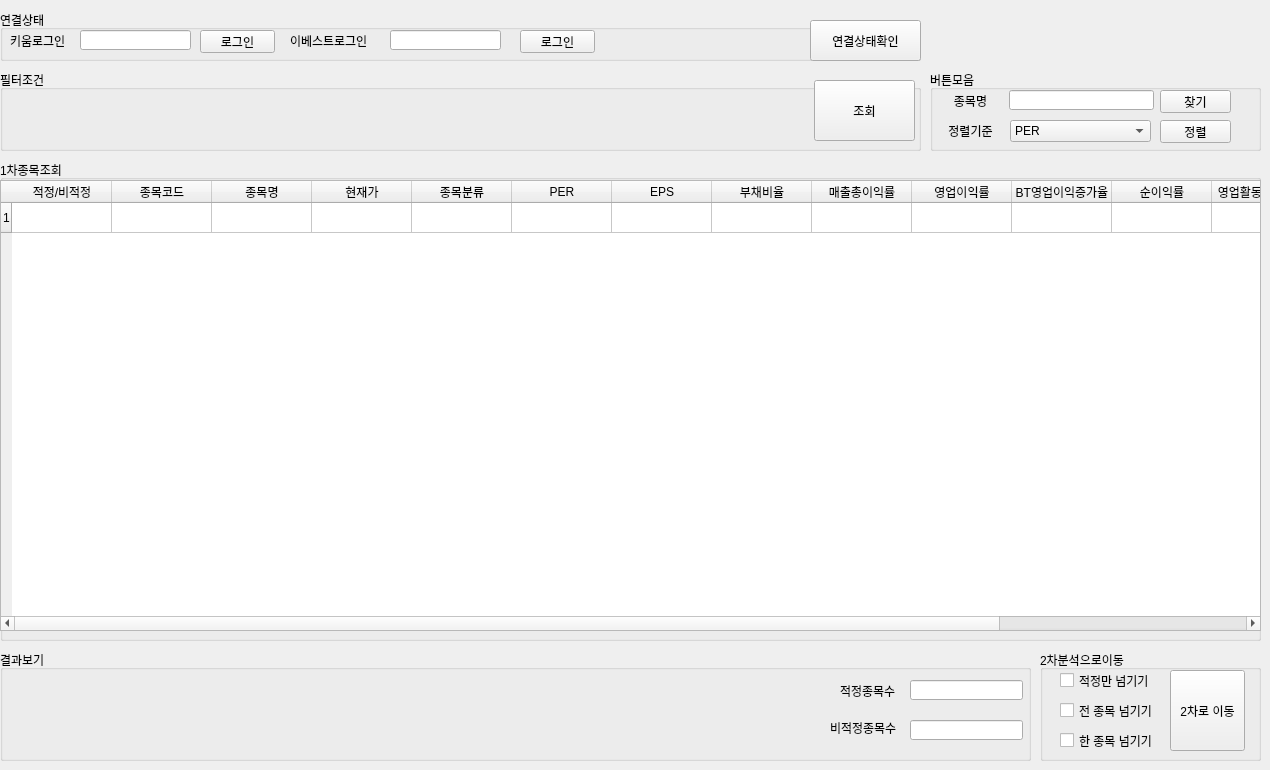
       <widget class="QWidget" name="tabsub_1">
        <attribute name="title">
         <string>1차_기본정보</string>
        </attribute>
        <widget class="QGroupBox" name="groupBox_1">
         <property name="geometry">
          <rect>
           <x>0</x>
           <y>10</y>
           <width>921</width>
           <height>51</height>
          </rect>
         </property>
         <property name="title">
          <string>연결상태</string>
         </property>
         <widget class="QLabel" name="Label_conn1">
          <property name="geometry">
           <rect>
            <x>10</x>
            <y>20</y>
            <width>61</width>
            <height>21</height>
           </rect>
          </property>
          <property name="text">
           <string>키움로그인</string>
          </property>
         </widget>
         <widget class="QLabel" name="Label_conn3">
          <property name="geometry">
           <rect>
            <x>290</x>
            <y>20</y>
            <width>91</width>
            <height>21</height>
           </rect>
          </property>
          <property name="text">
           <string>이베스트로그인</string>
          </property>
         </widget>
         <widget class="QLineEdit" name="Line_conn1">
          <property name="geometry">
           <rect>
            <x>80</x>
            <y>20</y>
            <width>111</width>
            <height>20</height>
           </rect>
          </property>
         </widget>
         <widget class="QLineEdit" name="Line_conn3">
          <property name="geometry">
           <rect>
            <x>390</x>
            <y>20</y>
            <width>111</width>
            <height>20</height>
           </rect>
          </property>
         </widget>
         <widget class="QPushButton" name="Login_Kiwoom">
          <property name="geometry">
           <rect>
            <x>200</x>
            <y>20</y>
            <width>75</width>
            <height>23</height>
           </rect>
          </property>
          <property name="text">
           <string>로그인</string>
          </property>
         </widget>
         <widget class="QPushButton" name="Login_Ebest">
          <property name="geometry">
           <rect>
            <x>520</x>
            <y>20</y>
            <width>75</width>
            <height>23</height>
           </rect>
          </property>
          <property name="text">
           <string>로그인</string>
          </property>
         </widget>
         <widget class="QPushButton" name="Conn_State">
          <property name="geometry">
           <rect>
            <x>810</x>
            <y>10</y>
            <width>111</width>
            <height>41</height>
           </rect>
          </property>
          <property name="text">
           <string>연결상태확인</string>
          </property>
         </widget>
        </widget>
        <widget class="QGroupBox" name="groupBox_2">
         <property name="geometry">
          <rect>
           <x>0</x>
           <y>70</y>
           <width>921</width>
           <height>81</height>
          </rect>
         </property>
         <property name="title">
          <string>필터조건</string>
         </property>
         <widget class="QPushButton" name="gb2button1">
          <property name="geometry">
           <rect>
            <x>814</x>
            <y>10</y>
            <width>101</width>
            <height>61</height>
           </rect>
          </property>
          <property name="text">
           <string>조회</string>
          </property>
         </widget>
        </widget>
        <widget class="QGroupBox" name="groupBox_4">
         <property name="geometry">
          <rect>
           <x>0</x>
           <y>160</y>
           <width>1261</width>
           <height>481</height>
          </rect>
         </property>
         <property name="title">
          <string>1차종목조회</string>
         </property>
         <widget class="QTableWidget" name="tableWidget_1">
          <property name="geometry">
           <rect>
            <x>0</x>
            <y>20</y>
            <width>1261</width>
            <height>451</height>
           </rect>
          </property>
          <row>
           <property name="text">
            <string>1</string>
           </property>
          </row>
          <column>
           <property name="text">
            <string>적정/비적정</string>
           </property>
          </column>
          <column>
           <property name="text">
            <string>종목코드</string>
           </property>
          </column>
          <column>
           <property name="text">
            <string>종목명</string>
           </property>
          </column>
          <column>
           <property name="text">
            <string>현재가</string>
           </property>
          </column>
          <column>
           <property name="text">
            <string>종목분류</string>
           </property>
          </column>
          <column>
           <property name="text">
            <string>PER</string>
           </property>
          </column>
          <column>
           <property name="text">
            <string>EPS</string>
           </property>
          </column>
          <column>
           <property name="text">
            <string>부채비율</string>
           </property>
          </column>
          <column>
           <property name="text">
            <string>매출총이익률</string>
           </property>
          </column>
          <column>
           <property name="text">
            <string>영업이익률</string>
           </property>
          </column>
          <column>
           <property name="text">
            <string>BT영업이익증가율</string>
           </property>
          </column>
          <column>
           <property name="text">
            <string>순이익률</string>
           </property>
          </column>
          <column>
           <property name="text">
            <string>영업활동현금흐름</string>
           </property>
          </column>
          <column>
           <property name="text">
            <string>재무활동현금흐름</string>
           </property>
          </column>
          <column>
           <property name="text">
            <string>투자활동현금흐름</string>
           </property>
          </column>
         </widget>
        </widget>
        <widget class="QGroupBox" name="groupBox_5">
         <property name="geometry">
          <rect>
           <x>0</x>
           <y>650</y>
           <width>1031</width>
           <height>111</height>
          </rect>
         </property>
         <property name="title">
          <string>결과보기</string>
         </property>
         <widget class="QLabel" name="gb5label1">
          <property name="geometry">
           <rect>
            <x>840</x>
            <y>30</y>
            <width>61</width>
            <height>21</height>
           </rect>
          </property>
          <property name="text">
           <string>적정종목수</string>
          </property>
         </widget>
         <widget class="QLineEdit" name="gb5line1">
          <property name="geometry">
           <rect>
            <x>910</x>
            <y>30</y>
            <width>113</width>
            <height>20</height>
           </rect>
          </property>
         </widget>
         <widget class="QLabel" name="gb5label2">
          <property name="geometry">
           <rect>
            <x>830</x>
            <y>70</y>
            <width>71</width>
            <height>16</height>
           </rect>
          </property>
          <property name="text">
           <string>비적정종목수</string>
          </property>
         </widget>
         <widget class="QLineEdit" name="gb5line2">
          <property name="geometry">
           <rect>
            <x>910</x>
            <y>70</y>
            <width>113</width>
            <height>20</height>
           </rect>
          </property>
         </widget>
        </widget>
        <widget class="QGroupBox" name="groupBox_6">
         <property name="geometry">
          <rect>
           <x>1040</x>
           <y>650</y>
           <width>221</width>
           <height>111</height>
          </rect>
         </property>
         <property name="title">
          <string>2차분석으로이동</string>
         </property>
         <widget class="QPushButton" name="gb6button1">
          <property name="geometry">
           <rect>
            <x>130</x>
            <y>20</y>
            <width>75</width>
            <height>81</height>
           </rect>
          </property>
          <property name="text">
           <string>2차로 이동</string>
          </property>
         </widget>
         <widget class="QCheckBox" name="gb6chk1">
          <property name="geometry">
           <rect>
            <x>20</x>
            <y>20</y>
            <width>101</width>
            <height>21</height>
           </rect>
          </property>
          <property name="text">
           <string>적정만 넘기기</string>
          </property>
         </widget>
         <widget class="QCheckBox" name="gb6chk2">
          <property name="geometry">
           <rect>
            <x>20</x>
            <y>50</y>
            <width>101</width>
            <height>21</height>
           </rect>
          </property>
          <property name="text">
           <string>전 종목 넘기기</string>
          </property>
         </widget>
         <widget class="QCheckBox" name="gb6chk3">
          <property name="geometry">
           <rect>
            <x>20</x>
            <y>80</y>
            <width>101</width>
            <height>21</height>
           </rect>
          </property>
          <property name="text">
           <string>한 종목 넘기기</string>
          </property>
         </widget>
        </widget>
        <widget class="QGroupBox" name="groupBox_3">
         <property name="geometry">
          <rect>
           <x>930</x>
           <y>70</y>
           <width>331</width>
           <height>81</height>
          </rect>
         </property>
         <property name="title">
          <string>버튼모음</string>
         </property>
         <widget class="QLineEdit" name="gb3line1">
          <property name="geometry">
           <rect>
            <x>79</x>
            <y>20</y>
            <width>145</width>
            <height>20</height>
           </rect>
          </property>
          <property name="minimumSize">
           <size>
            <width>100</width>
            <height>0</height>
           </size>
          </property>
         </widget>
         <widget class="QPushButton" name="gb3button1">
          <property name="geometry">
           <rect>
            <x>230</x>
            <y>20</y>
            <width>71</width>
            <height>23</height>
           </rect>
          </property>
          <property name="minimumSize">
           <size>
            <width>40</width>
            <height>0</height>
           </size>
          </property>
          <property name="maximumSize">
           <size>
            <width>16777215</width>
            <height>40</height>
           </size>
          </property>
          <property name="acceptDrops">
           <bool>false</bool>
          </property>
          <property name="text">
           <string>찾기</string>
          </property>
          <property name="checkable">
           <bool>false</bool>
          </property>
          <property name="autoRepeat">
           <bool>false</bool>
          </property>
          <property name="autoExclusive">
           <bool>false</bool>
          </property>
         </widget>
         <widget class="QLabel" name="gb3label1">
          <property name="geometry">
           <rect>
            <x>10</x>
            <y>20</y>
            <width>61</width>
            <height>21</height>
           </rect>
          </property>
          <property name="text">
           <string>종목명</string>
          </property>
          <property name="alignment">
           <set>Qt::AlignCenter</set>
          </property>
         </widget>
         <widget class="QComboBox" name="gb3combo1">
          <property name="geometry">
           <rect>
            <x>80</x>
            <y>50</y>
            <width>141</width>
            <height>22</height>
           </rect>
          </property>
          <item>
           <property name="text">
            <string>PER</string>
           </property>
          </item>
          <item>
           <property name="text">
            <string>EPS</string>
           </property>
          </item>
          <item>
           <property name="text">
            <string>부채비율</string>
           </property>
          </item>
          <item>
           <property name="text">
            <string>매출총이익률</string>
           </property>
          </item>
          <item>
           <property name="text">
            <string>영업이익률</string>
           </property>
          </item>
          <item>
           <property name="text">
            <string>BT영업이익증가율</string>
           </property>
          </item>
          <item>
           <property name="text">
            <string>순이익률</string>
           </property>
          </item>
         </widget>
         <widget class="QPushButton" name="gb3button2">
          <property name="geometry">
           <rect>
            <x>230</x>
            <y>50</y>
            <width>71</width>
            <height>23</height>
           </rect>
          </property>
          <property name="minimumSize">
           <size>
            <width>40</width>
            <height>0</height>
           </size>
          </property>
          <property name="maximumSize">
           <size>
            <width>16777215</width>
            <height>40</height>
           </size>
          </property>
          <property name="acceptDrops">
           <bool>false</bool>
          </property>
          <property name="text">
           <string>정렬</string>
          </property>
          <property name="checkable">
           <bool>false</bool>
          </property>
          <property name="autoRepeat">
           <bool>false</bool>
          </property>
          <property name="autoExclusive">
           <bool>false</bool>
          </property>
         </widget>
         <widget class="QLabel" name="gb3label2">
          <property name="geometry">
           <rect>
            <x>10</x>
            <y>50</y>
            <width>61</width>
            <height>21</height>
           </rect>
          </property>
          <property name="text">
           <string>정렬기준</string>
          </property>
          <property name="alignment">
           <set>Qt::AlignCenter</set>
          </property>
         </widget>
        </widget>
       </widget>
